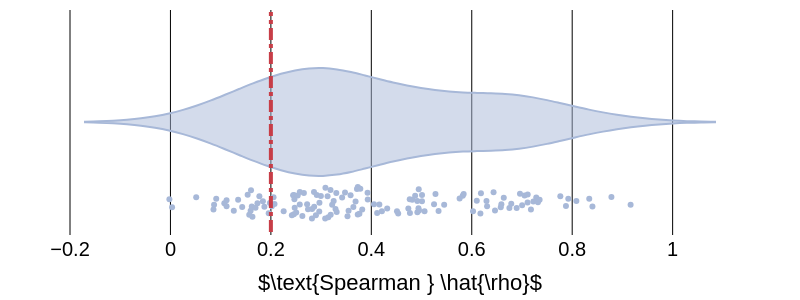

The code cell stored with this chart in its notebook:
### Code cell
# Create the histogram with density normalization
fig2 = px.violin(
    list(correlation_list.values()),
    labels={'x': 'Correlation Coefficient', 'y': 'Density'},
    title=None,
    color_discrete_sequence=['#a7b8d8'],  # Set the color to a shade of orange
    orientation='h',
    points='all'
)   

# Update layout for presentation
fig2.update_layout(
    template='plotly_white',
    margin=dict(l=50, r=50, t=10, b=50),  # Adjust margins for a balanced look
    autosize=True,
    yaxis_title=None,  # Explicit y-axis title
    xaxis_title=r'$\text{Spearman } \hat{\rho}$',  # Explicit x-axis title
    xaxis_title_font=dict(size=22),  # Adjust x-axis font size
    font=dict(size=20, color = 'black', family = 'Arial'),  # General font size for labels and titles
    width=800,  # Set figure width (optional for better control)
    height=300,  # Set figure height (optional for better control)
    showlegend=False  # Remove the legend
)


fig2.add_shape(
    type="line",
    x0=0.2, y0=-0.5, x1=0.2, y1=0.5,
    line=dict(color="#c73d47", width=4, dash="dashdot"),
)

fig2.update_xaxes(
    showticklabels=True,
    showgrid=True,
    gridcolor='black',
    gridwidth=1,
    zeroline=True,
    zerolinecolor='black',
    zerolinewidth=1,
)

fig2.update_yaxes(showticklabels=False)

### Figure 1 — Plotly figure (JSON) as saved in the notebook; plotly's stock layout.template omitted (floating-point values rounded to 4 significant figures; data arrays with more than 128 entries replaced by an {"elided": "..."} marker saying what was removed)
{"data": [{"alignmentgroup": "True", "box": {"visible": false}, "hovertemplate": "value=%{x}<br>variable=%{y}<extra></extra>", "legendgroup": "", "marker": {"color": "#a7b8d8"}, "name": "", "offsetgroup": "", "orientation": "h", "points": "all", "scalegroup": "True", "showlegend": false, "type": "violin", "x": {"elided": "137 float values"}, "x0": " ", "xaxis": "x", "y": {"elided": "137 str values"}, "y0": " ", "yaxis": "y"}], "layout": {"autosize": true, "font": {"color": "black", "family": "Arial", "size": 20}, "height": 300, "legend": {"tracegroupgap": 0}, "margin": {"b": 50, "l": 50, "r": 50, "t": 10}, "shapes": [{"line": {"color": "#c73d47", "dash": "dashdot", "width": 4}, "type": "line", "x0": 0.2, "x1": 0.2, "y0": -0.5, "y1": 0.5}], "showlegend": false, "violinmode": "group", "width": 800, "xaxis": {"anchor": "y", "domain": [0, 1], "gridcolor": "black", "gridwidth": 1, "showgrid": true, "showticklabels": true, "title": {"font": {"size": 22}, "text": "$\\text{Spearman } \\hat{\\rho}$"}, "zeroline": true, "zerolinecolor": "black", "zerolinewidth": 1}, "yaxis": {"anchor": "x", "domain": [0, 1], "showticklabels": false, "title": {}}}}
